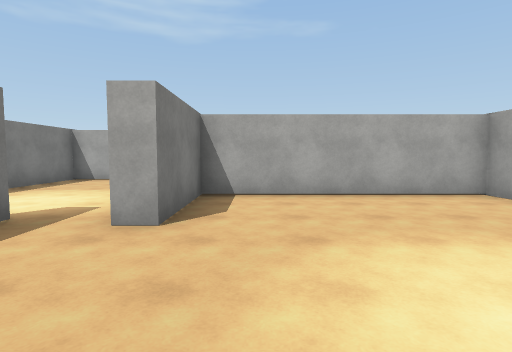
[1] (above)

19 first-person views from a walk through a Unity game level. The camera is 1.5 m above the floor, tilts 4° down and sees 80° across. The floor is counted in squares, 2 m on a side. Each view is taken from the middle of a square. On the plan, view 1 faces up. The plan holds only what a view shows up to about 10 squares ahead; the rest is blank. The place goes on beyond the plan. The player character is not drawn. Surface patterns are stand-ins for the level's own textures.

[2]
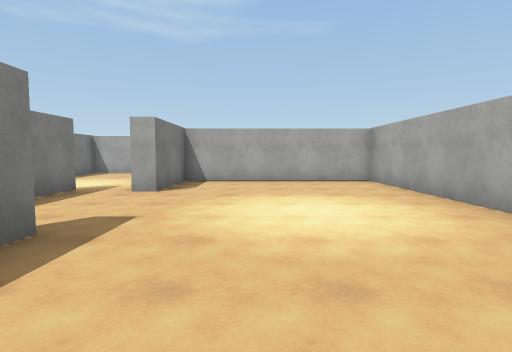

[3]
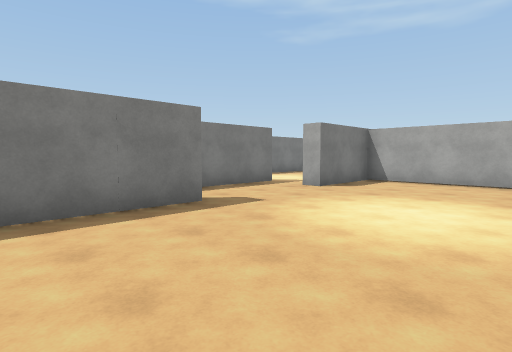

[4]
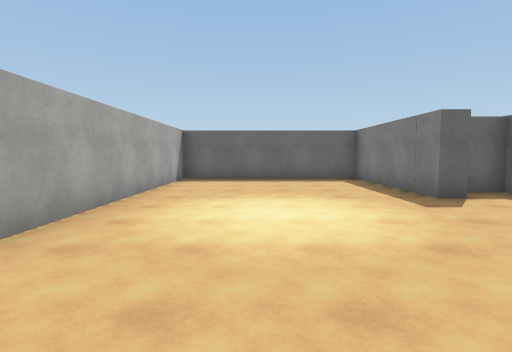

[5]
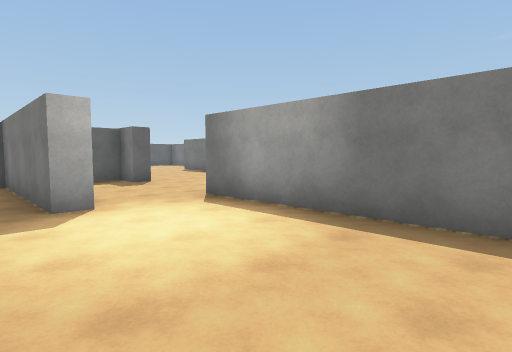

[6]
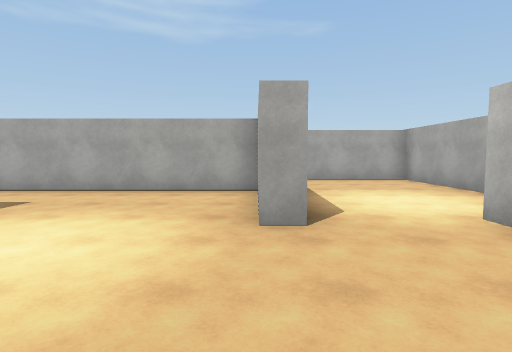

[7]
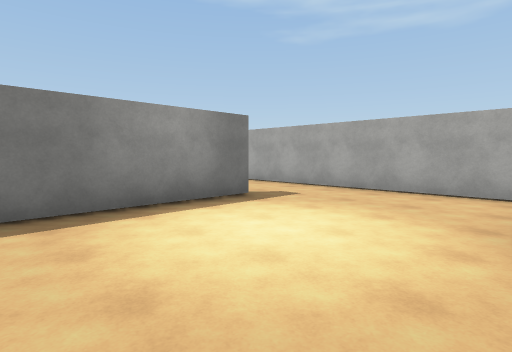

[8]
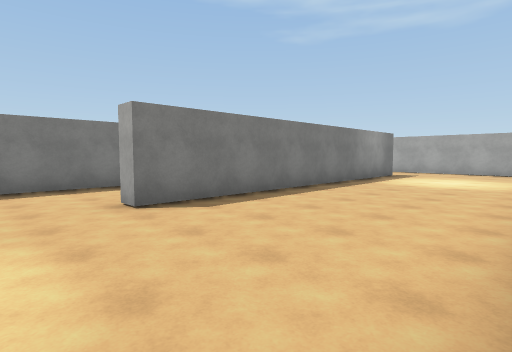

[9]
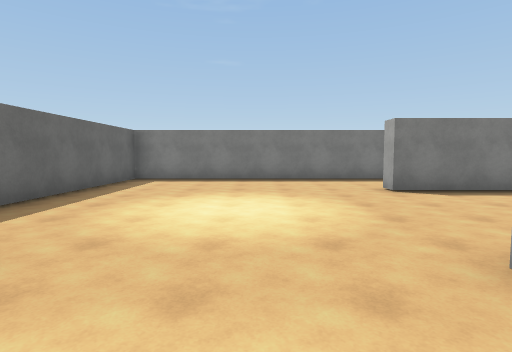

[10]
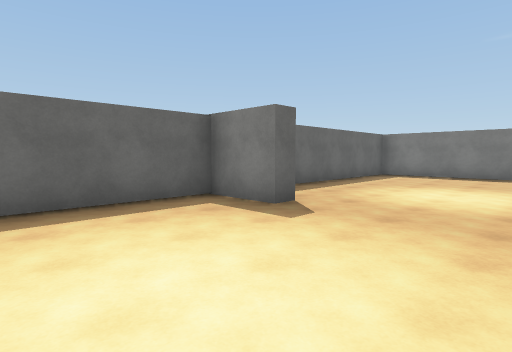

[11]
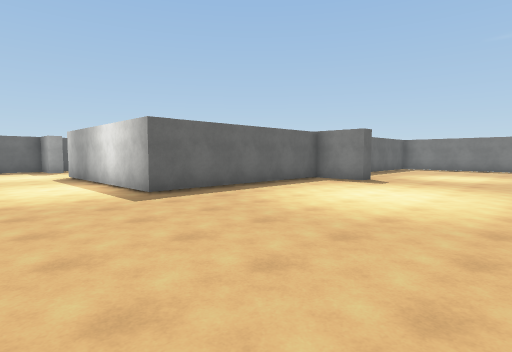

[12]
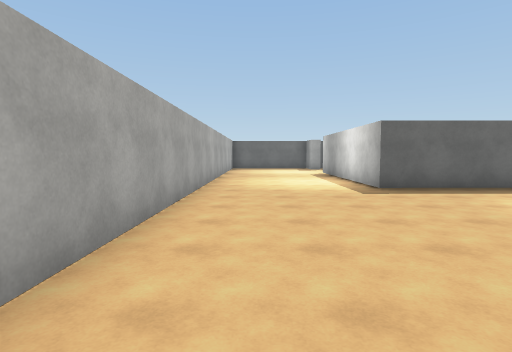

[13]
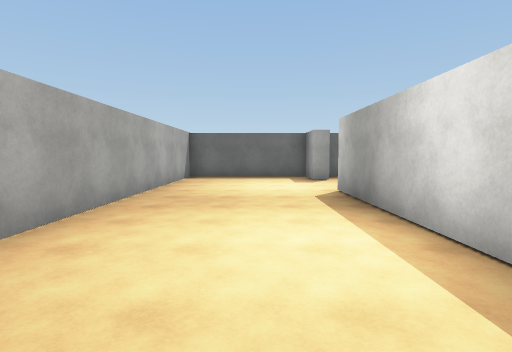

[14]
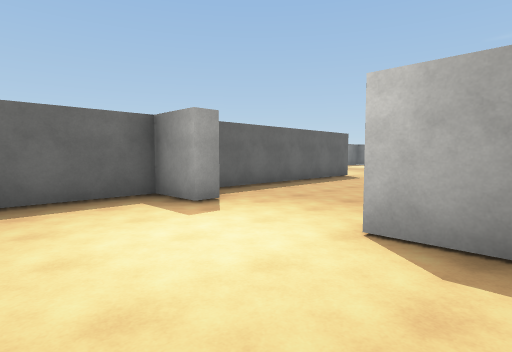

[15]
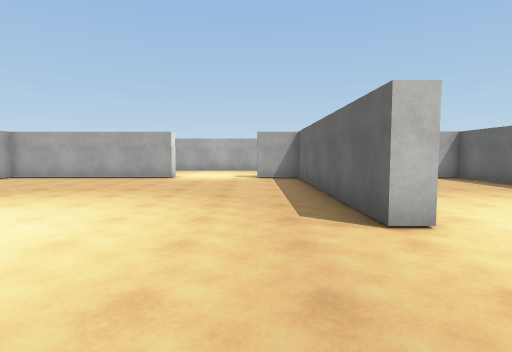

[16]
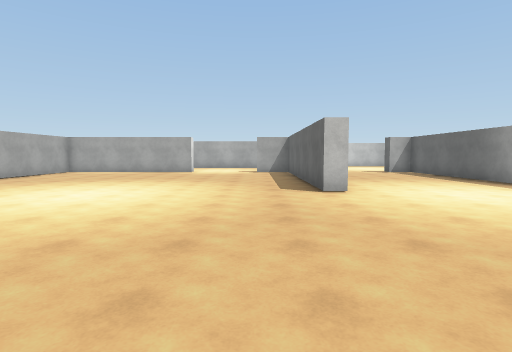

[17]
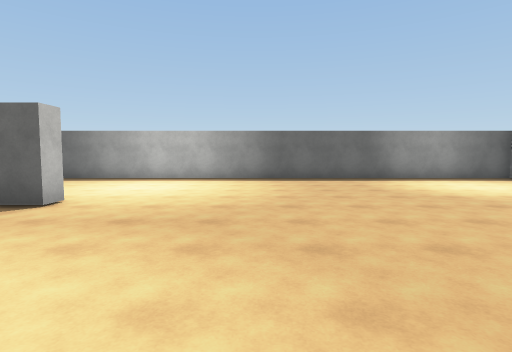

[18]
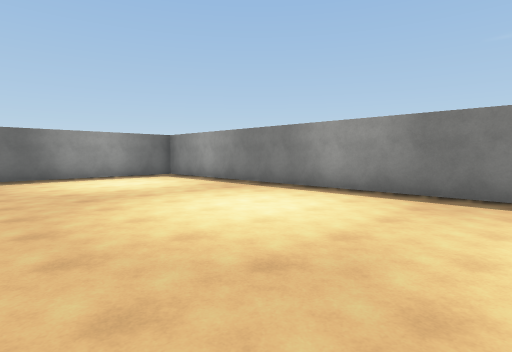

[19]
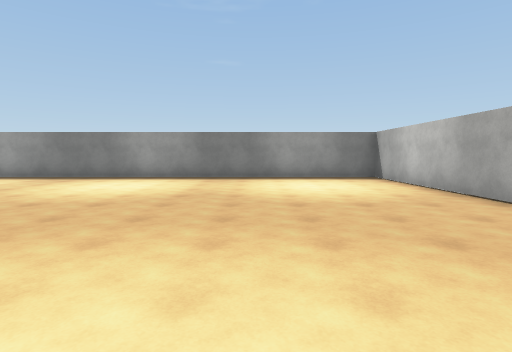

### Floor plan
Points are (right, up) in squares from view 1. A wall is a line through its corners. A room is listed if a view was taken in it or the views show most of it. See-through windows are left out.
Room 1 (views 1, 2, 3, 4)
walls: (-1.6, -0.1) (-1.1, -0.1) (-1.1, -4.4) (4.3, -4.4) (4.3, 5.6) (-1.1, 5.6) (-1.1, 3.2) (-1.6, 3.2); (-2.9, 3.5) (-2.9, -0.9) (-2.1, -0.9)
ways out: opening at (-2, 3) to room 2
Room 2 (view 5)
walls: (-1.5, 5.9) (-1.5, 9.1) (-5.5, 9.1) (-5.5, 3.2); (-3.4, 3) (-3.4, 3.5) (-2.9, 3.5)
ways out: opening at (-2, 3) to room 1; opening at (-4.5, 3.5) to room 3
Room 3 (views 6, 7, 8, 9, 10, 11, 12, 13, 14, 15, 16, 17, 18, 19)
walls: (-6, -10.1) (-5.5, -10.1) (-5.5, -11.6) (0.3, -11.6) (0.3, -17.4); (-3, -12.1) (-3.8, -12.1); (-12.5, -12.1) (-17.9, -12.1) (-17.9, -24.4); (-0.2, -17.4) (-0.2, -12.1) (-0.8, -12.1); (-6.9, -21.9) (-6.9, -21.3) (-0.2, -21.3) (-0.2, -20) (0.3, -20) (0.3, -21.3) (2.6, -21.3); (-13.2, -4.1) (-13.2, -11.6) (-8, -11.6); (-6, -0.1) (-5.5, -0.1) (-5.5, -0.9) (-4.6, -0.9); (4.3, -21) (4.3, -6.4); (-5.5, 3.2) (-6, 3.2) (-6, 4.9); (-10.2, 4) (-10.2, -5.2) (-10.8, -5.2); (-18, -26.5) (-0.2, -26.5) (-0.2, -25.8); (-5.9, 6.3) (-12.6, 6.3)
ways out: opening at (-4.5, 3.5) to room 2

Where each view was taken, in squares from view 1:
view 1: 0 up, 0 right, facing up
view 2: 3 down, 1 right, facing up
view 3: 3 down, 3 right, facing up-left
view 4: 5 up, 2 right, facing down
view 5: 8 up, 2 left, facing down-left
view 6: 0 up, 6 left, facing up
view 7: 0 up, 6 left, facing up-left
view 8: 7 down, 6 left, facing up-left
view 9: 8 down, 4 left, facing left
view 10: 7 down, 2 left, facing down-left
view 11: 6 down, 3 right, facing down-left
view 12: 5 down, 3 right, facing down
view 13: 11 down, 2 right, facing down
view 14: 16 down, 3 right, facing down-left
view 15: 20 down, 10 left, facing right
view 16: 20 down, 13 left, facing right
view 17: 17 down, 10 left, facing down
view 18: 16 down, 12 left, facing down-left
view 19: 16 down, 8 left, facing left
